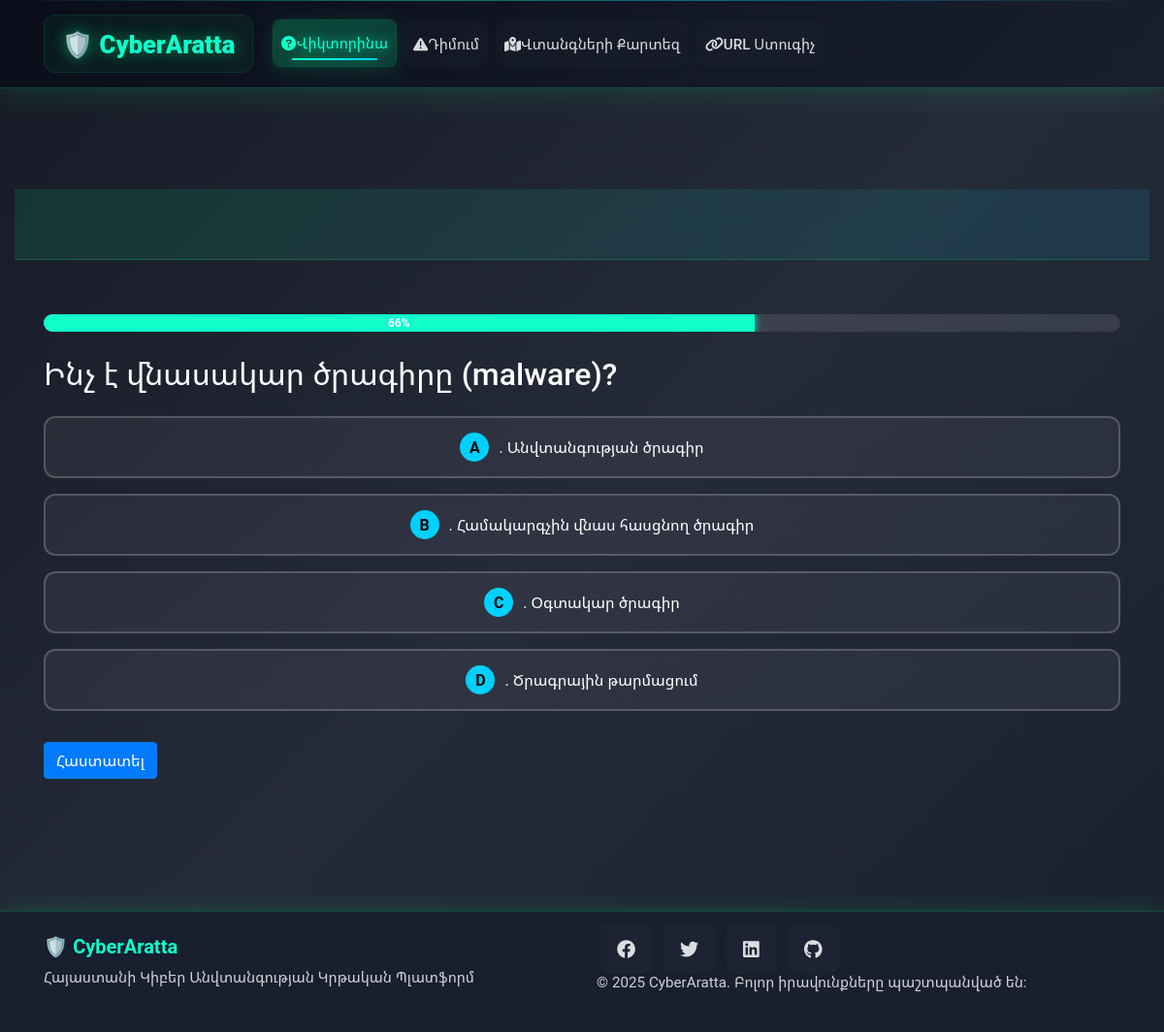
The page /quiz/question/3/ on the database its author committed.
### apps/quiz/models.py (models this page shows, shortened)
class Question(models.Model):
    QUESTION_TYPES = [
        ('classic', 'Ուսուցողական Քուիզ'),
        ('millionaire', 'Միլիոնատեր'),
    ]
    question_text = models.TextField()
    question_type = models.CharField(max_length=20, choices=QUESTION_TYPES)
    category = models.ForeignKey(QuizCategory, on_delete=models.CASCADE)
    difficulty = models.IntegerField(default=1)
    points = models.IntegerField(default=10)
    image = models.ImageField(upload_to='questions/', blank=True, null=True)
    explanation = models.TextField(blank=True)
    is_active = models.BooleanField(default=True)

class Answer(models.Model):
    question = models.ForeignKey(Question, on_delete=models.CASCADE, related_name='answers')
    answer_text = models.CharField(max_length=255)
    is_correct = models.BooleanField(default=False)

### apps/quiz/views.py (the view)
# urls.py: path('question/<int:session_id>/', views.quiz_question, name='quiz_question'),
def quiz_question(request, session_id):
    session = get_object_or_404(QuizSession, id=session_id)
    if session.is_completed:
        return redirect('quiz:quiz_result', session.id)
    questions = Question.objects.filter(
        category=session.category,
        question_type=session.question_type,
        is_active=True
    ).select_related('category').prefetch_related('answers').order_by('difficulty')
    total_questions = questions.count()
    if session.current_question >= total_questions:
        session.is_completed = True
        session.save()
        return redirect('quiz:quiz_result', session.id)
    question = questions[session.current_question]
    answers = list(question.answers.all())
    random.shuffle(answers)
    progress = int((session.current_question + 1) / total_questions * 100)
    template_name = f'quiz/{session.question_type}.html'
    return render(request, template_name, {
        'session': session,
        'question': question,
        'answers': answers,
        'question_number': session.current_question + 1,
        'total_questions': total_questions,
        'progress': progress,
    })

### apps/core/security.py (called while the page is built)
    def __call__(self, request):
        self.check_suspicious_input(request)
        response = self.get_response(request)
        response['Referrer-Policy'] = 'strict-origin-when-cross-origin'
        response['Permissions-Policy'] = 'geolocation=(), microphone=(), camera=()'
        return response

    def check_suspicious_input(self, request):
        suspicious_keywords = [
            '<script',
            'javascript:',
            'union select',
            'drop table',
            'exec(',
            'eval(',
            '<iframe',
            'onload=',
            'onerror=',
            'vbscript:',
        ]
        for data_dict in [request.POST, request.GET]:
            for key, value in data_dict.items():
                value_str = str(value).lower()
                for keyword in suspicious_keywords:
                    if keyword in value_str:
                        client_ip = request.META.get('REMOTE_ADDR', 'unknown')
                        log_security_event('SUSPICIOUS_INPUT', client_ip, f'Keyword: {keyword}, Value: {value[:100]}')
                        break

### apps/quiz/templatetags/custom_filters.py (called while the page is built)
@register.filter
def get_letter(index):
    return chr(64 + index) if 1 <= index <= 26 else str(index)

### templates/quiz/classic.html (shortened to what this page needs)
{% extends 'base.html' %}
{% load custom_filters %}
{% block content %}
<div class="container">
    <div class="progress mb-4">
        <div class="progress-bar" role="progressbar" style="width: {{ progress }}%;" aria-valuenow="{{ progress }}" aria-valuemin="0" aria-valuemax="100">{{ progress }}%</div>
    </div>
    <h2 class="mb-4">{{ question.question_text }}</h2>
    <form id="answer-form">
        {% for answer in answers %}
        <button type="button" class="btn btn-outline-light answer-choice-btn w-100 text-start mb-3"
                data-answer-id="{{ answer.id }}" onclick="selectAnswerButton({{ answer.id }})">
            <span class="answer-letter">{{ forloop.counter|get_letter }}</span>. {{ answer.answer_text }}
        </button>
        {% endfor %}
        <button type="submit" class="btn btn-primary mt-3">Հաստատել</button>
    </form>
</div>
{% endblock %}

### static/css/custom.css (style rules this page uses)
:root { --neon-green: #00ff88; --neon-blue: #00ccff; --dark-bg: #0a0e1a; --darker-bg: #1a1f2e; --card-bg: rgba(20, 25, 35, 0.85); --font-armenian: 'Noto Sans Armenian', 'Roboto', Arial, sans-serif; }
body { background: linear-gradient(135deg, rgba(10, 14, 26, 0.95) 0%, rgba(26, 31, 46, 0.95) 50%, rgba(15, 20, 35, 0.95) 100%); font-family: var(--font-armenian); }
body.cyber-bg { background: linear-gradient(135deg, rgba(10, 14, 26, 0.95) 0%, rgba(26, 31, 46, 0.95) 50%, rgba(15, 20, 35, 0.95) 100%); font-family: var(--font-armenian); color: #ffffff; min-height: 100vh; }
.answer-letter { display: inline-block; width: 30px; height: 30px; background: var(--neon-green); color: #000; border-radius: 50%; text-align: center; line-height: 30px; font-weight: bold; margin-right: 15px; }
.answer-choice-btn { background: rgba(255, 255, 255, 0.05) !important; border: 2px solid rgba(255, 255, 255, 0.2) !important; color: #fff !important; padding: 15px 20px !important; border-radius: 12px !important; transition: all 0.3s ease !important; position: relative !important; overflow: hidden !important; }
.progress { background-color: rgba(255, 255, 255, 0.1) !important; }
.progress-bar { color: #ffffff !important; font-weight: 600; }

### static/css/quiz-patterns.css (style rules this page uses)
:root { --neon-green: #10ffcb; --neon-blue: #00d0ff; --dark-bg: #181f2f; --font-armenian: 'Noto Sans Armenian', 'Roboto', Arial, sans-serif; }

### static/css/quiz-theme.css (style rules this page uses)
:root { --neon-green: #10ffcb; --neon-blue: #00d0ff; --dark-bg: #181f2f; --font-armenian: 'Noto Sans Armenian', 'Roboto', Arial, sans-serif; }
.answer-letter { display: inline-block; width: 30px; height: 30px; line-height: 30px; text-align: center; background: var(--neon-blue); border-radius: 50%; margin-right: 10px; font-weight: 600; }
.progress { height: 18px; background-color: rgba(0, 0, 0, 0.3); }
.progress-bar { background-color: var(--neon-green); }

### static/css/quiz-home.css (style rules this page uses)
:root { --neon-green: #10ffcb; --neon-blue: #00d0ff; --dark-bg: #181f2f; --font-armenian: 'Noto Sans Armenian', 'Roboto', Arial, sans-serif; }

### static/css/quiz.css (style rules this page uses)
:root { --neon-green: #10ffcb; --neon-blue: #00d0ff; --dark-bg: #181f2f; --font-armenian: 'Noto Sans Armenian', 'Roboto', Arial, sans-serif; }
.progress { height: 18px; background-color: rgba(0, 0, 0, 0.3); border-radius: 10px; overflow: hidden; }
.progress-bar { background-color: var(--neon-green); color: #ffffff; font-weight: 600; box-shadow: 0 0 8px var(--neon-green); transition: width 0.5s ease-in-out; }

### rows shown on the page
Question: question_text "Ինչ է վնասակար ծրագիրը (malware)?"
Answer: answer_text "Անվտանգության ծրագիր"
Answer: answer_text "Համակարգչին վնաս հասցնող ծրագիր"
Answer: answer_text "Օգտակար ծրագիր"
Answer: answer_text "Ծրագրային թարմացում"

### other values the page prints
{{ progress }} "66"
